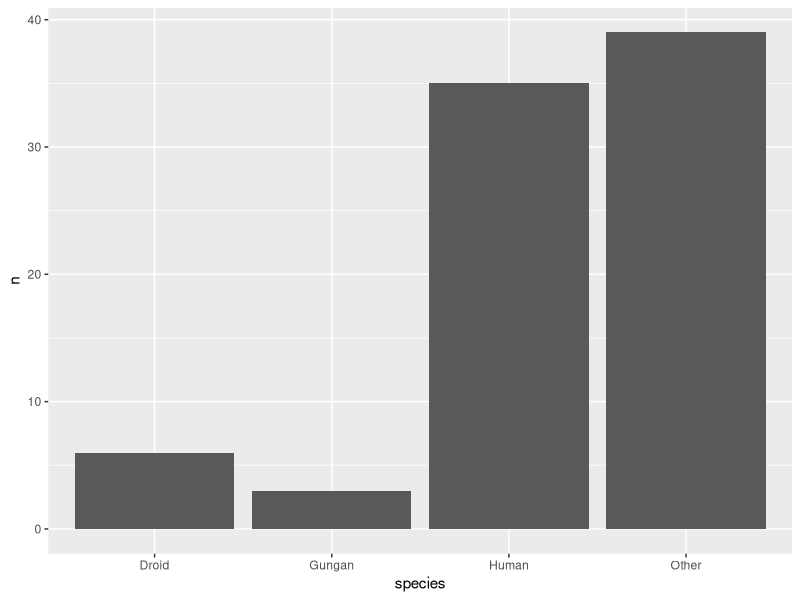
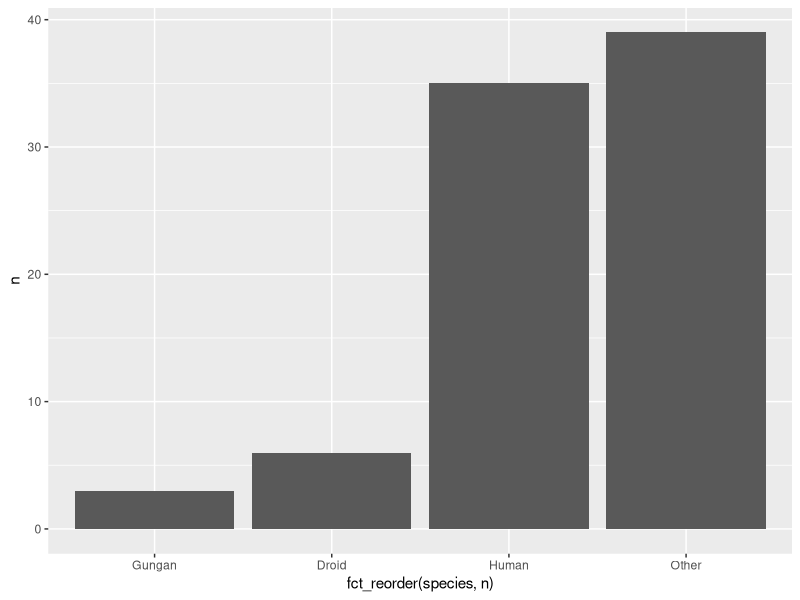
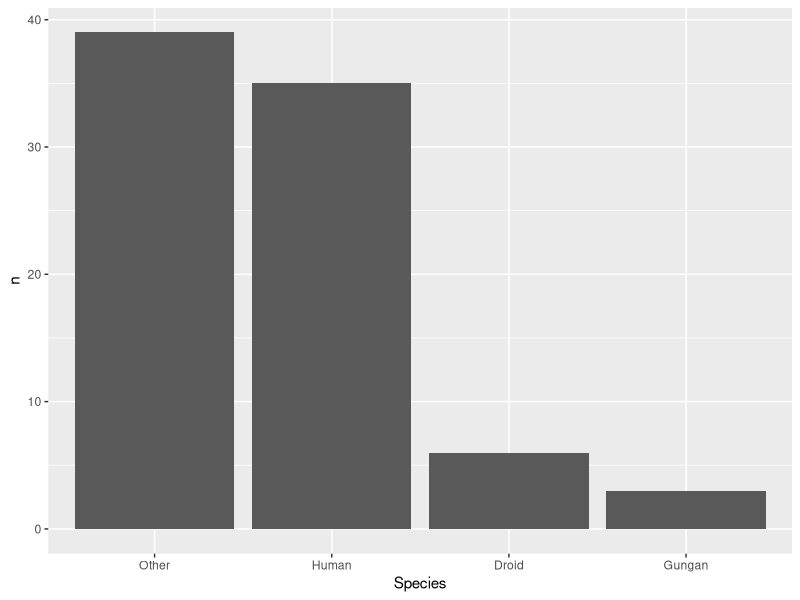

The R source for these figures, in order: (Note: this script raises an error after producing the figures.)
## ---- chunk 1
library(tidyverse)
library(here)
## ---- chunk 2
fruits<-factor(c("Apple", "Grape", "Banana"))

fruits
## ---- chunk 3
test<-c("A", "1", "2")
as.numeric(test)


test<-factor(test) # covert to factor
as.numeric(test)
## ---- chunk 4
glimpse(starwars)
## ---- chunk 5
#Different species in starwars

starwars %>% 
  filter(!is.na(species)) %>% # remove the NAs
  count(species, sort = TRUE)

View(starwars)
## ---- chunk 6
star_counts<-starwars %>%
  filter(!is.na(species)) %>%
  mutate(species = fct_lump(species, n = 3)) %>%
  count(species)

star_counts
## ---- chunk 7
#Default order, not by number or size.
star_counts %>%
  ggplot(aes(x = species, y = n))+
  geom_col()

#Reorder lowest to highest
star_counts %>%
  ggplot(aes(x = fct_reorder(species, n), y = n))+ # reorder the factor of species by n
  geom_col()

#Reorder highest to lowest
star_counts %>%
  ggplot(aes(x = fct_reorder(species, n, .desc = TRUE), y = n))+ # reorder the factor of species by n
  geom_col() +
  labs(x = "Species") # add label for species
## ---- chunk 8
glimpse(income_mean)
## ---- chunk 9
# We will make a plot of the total income by year and quantile across all dollar types.

total_income<-income_mean %>%
  group_by(year, income_quintile)%>%
  summarise(income_dollars_sum = sum(income_dollars))%>%
  mutate(income_quintile = factor(income_quintile)) # make it a factor

total_income
## ---- chunk 10
total_income%>%
ggplot(aes(x = year, y = income_dollars_sum, color = income_quintile))+
  geom_line()

# reorder by income 
total_income%>%
  ggplot(aes(x = year, y = income_dollars_sum, 
             color = fct_reorder2(income_quintile,year,income_dollars_sum)))+ #reorder by income
  geom_line()+
  labs(color = "income quantile") 
## ---- chunk 11
x1 <- factor(c("Jan", "Mar", "Apr", "Dec"))
x1

#This order is probably not what we want... You can set the specific order of the levels.

x1 <- factor(c("Jan", "Mar", "Apr", "Dec"), levels = c("Jan", "Mar", "Apr", "Dec"))

x1
## ---- chunk 12
starwars_clean<-starwars %>% 
  filter(!is.na(species)) %>% # remove the NAs
  count(species, sort = TRUE) %>%
  mutate(species = factor(species)) %>% # make species a factor
  filter(n>3) # only keep species that have more than 3

starwars_clean


# Check the levels of the factor
levels(starwars_clean$species)
## ---- chunk 13
starwars_clean<-starwars %>% 
  filter(!is.na(species)) %>% # remove the NAs
  count(species, sort = TRUE) %>%
  mutate(species = factor(species)) %>% # make species a factor 
  filter(n>3)  %>% # only keep species that have more than 3 
  droplevels() %>% # drop extra levels 
  mutate(species = fct_recode(species, "Humanoid" = "Human")) #Rename or recode a level 

levels(starwars_clean$species)

starwars_clean
